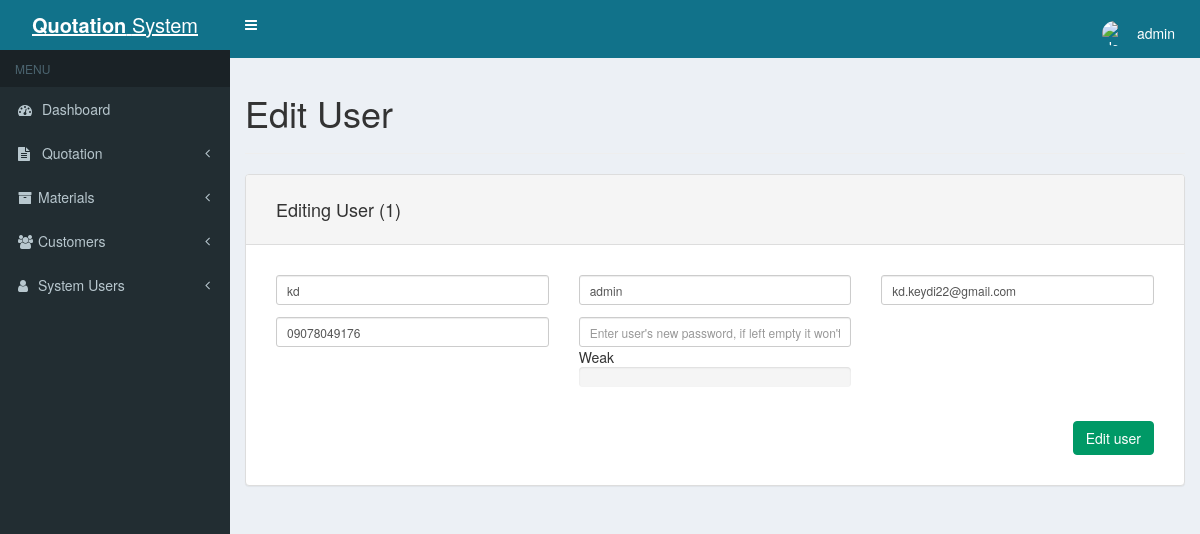
The app's page /user-edit.php?id=1 (signed in) with its own data.
### tables this page shows
CREATE TABLE `users` (
  `id` int(11) NOT NULL,
  `name` varchar(255) NOT NULL,
  `username` varchar(100) NOT NULL,
  `email` varchar(100) NOT NULL,
  `phone` varchar(100) NOT NULL,
  `password` varchar(200) NOT NULL
);

### user-edit.php (the view, shortened to what this page needs)
<?php
include('header.php');
include('functions.php');
$getID = $_GET['id'];
$query = "SELECT * FROM users WHERE id = '" . $mysqli->real_escape_string($getID) . "'";
$result = mysqli_query($mysqli, $query);
if($result) {
	while ($row = mysqli_fetch_assoc($result)) {
		$name = $row['name'];
		$username = $row['username'];
		$email = $row['email'];
		$phone = $row['phone'];
	}
}
?>
<h1>Edit User</h1>
<hr>
<div class="row">
	<div class="col-xs-12">
		<div class="panel panel-default">
			<div class="panel-heading">
				<h4>Editing User (<?php echo $getID; ?>)</h4>
			</div>
			<div class="panel-body form-group form-group-sm">
				<form method="post" id="update_user">
					<div class="row">
						<div class="col-xs-4">
							<input type="text" class="form-control margin-bottom required" name="name" placeholder="Name" value="<?php echo $name; ?>">
						</div>
						<div class="col-xs-4">
							<input type="text" class="form-control margin-bottom required" name="username" placeholder="Enter username" value="<?php echo $username; ?>">
						</div>
						<div class="col-xs-4">
							<input type="text" class="form-control margin-bottom required" name="email" placeholder="Enter user's email address" value="<?php echo $email; ?>">
						</div>
					</div>
					<div class="row">
						<div class="col-xs-4">
							<input type="text" class="form-control" name="phone" placeholder="Enter user's phone number" value="<?php echo $phone; ?>">
						</div>
						<div class="col-xs-4">
							<input type="password" class="form-control required" name="password" id="password" placeholder="Enter user's new password, if left empty it won't change.">
						</div>
					</div>
					<div class="row">
						<div class="col-xs-12 margin-top btn-group">
							<input type="submit" id="action_update_user" class="btn btn-success float-right" value="Edit user" data-loading-text="Editing...">
						</div>
					</div>
				</form>
			</div>
		</div>
	</div>
<?php
	include('footer.php');
?>

### css/styles.css (style rules this page uses)
body { padding: 0; background-color: #11728a; }
.btn-success { background-color: #009966; border-color: #009966; }
.panel-body { padding: 30px 30px 15px 30px; }
.panel-heading { padding: 15px 30px 15px 30px; }
.float-right { float: right !important; }
.margin-bottom { margin-bottom: 1em; }
.margin-top { margin-top: 1em; }

### records on screen
users: name "kd", username "admin", email "kd.keydi22@gmail.com", phone "09078049176"

### other values on screen
$_SESSION['login_username'] "admin"
$getID "1"
